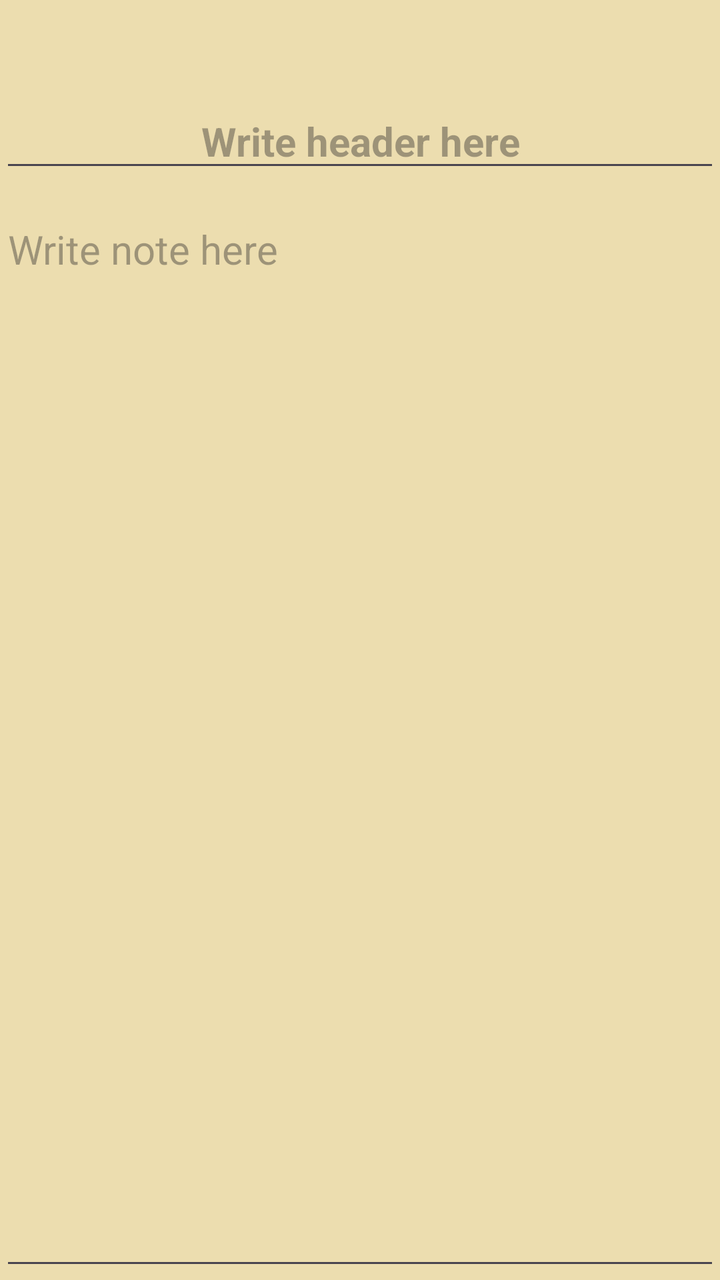
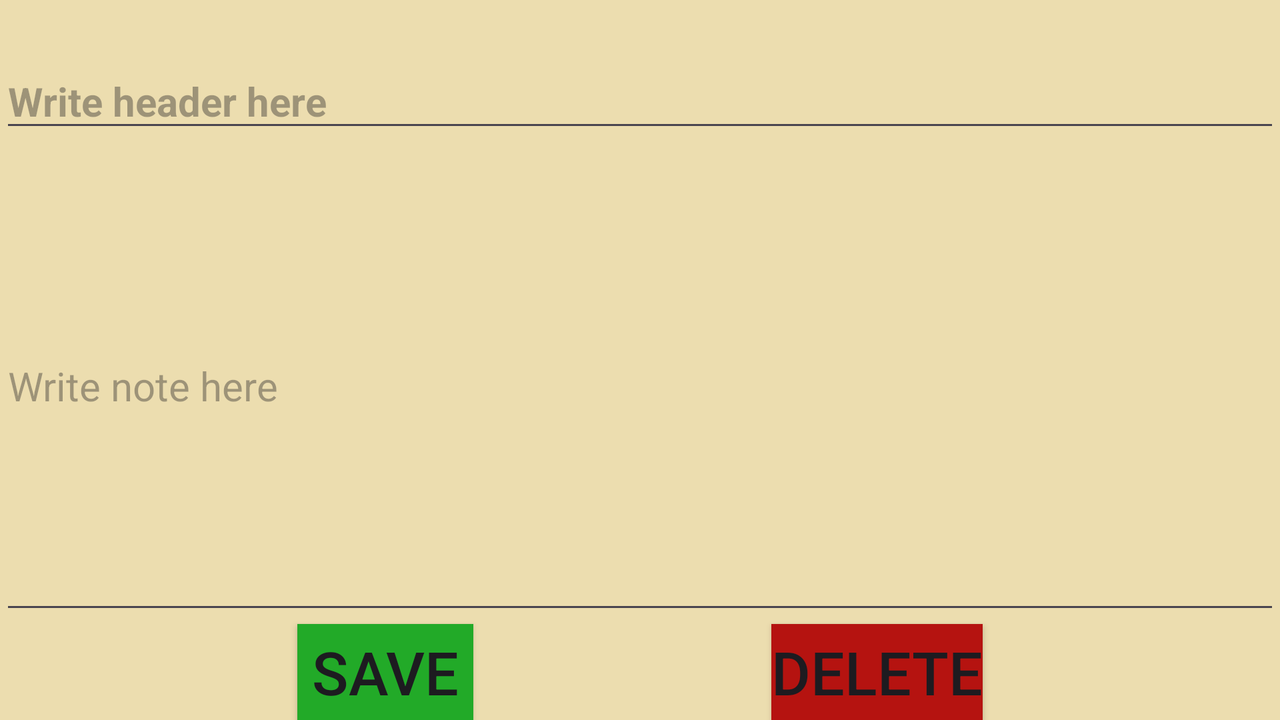

Two renders of one Android screen. The first uses the default layout on a phone; the second uses the alternative layout the repository ships for a different screen configuration, on a matching device. The two XML files are below.
<!-- AndroidManifest.xml: application theme Theme.NotesByPronin -->
<!-- res/layout/fragment_full_screen.xml -->
<?xml version="1.0" encoding="utf-8"?>
<FrameLayout xmlns:android="http://schemas.android.com/apk/res/android"
    xmlns:app="http://schemas.android.com/apk/res-auto"
    xmlns:tools="http://schemas.android.com/tools"
    android:id="@+id/fullFragment"
    android:layout_width="match_parent"
    android:layout_height="match_parent"
    android:background="@color/FullScreenFragmentBackground"
    tools:context=".FullScreenFragment">

    <androidx.constraintlayout.widget.ConstraintLayout
        android:layout_width="match_parent"
        android:layout_height="match_parent">

        <TextView
            android:id="@+id/dateText"
            android:layout_width="match_parent"
            android:layout_height="wrap_content"
            android:layout_marginTop="@dimen/buttonMarginPort"
            android:clickable="true"
            android:gravity="center"
            android:text=""
            android:textSize="@dimen/regularText"
            app:layout_constraintEnd_toEndOf="parent"
            app:layout_constraintStart_toStartOf="parent"
            app:layout_constraintTop_toTopOf="parent" />

        <androidx.appcompat.widget.AppCompatEditText
            android:id="@+id/noteHeader"
            android:layout_width="match_parent"
            android:layout_height="wrap_content"
            android:layout_marginTop="@dimen/buttonMarginPort"
            android:gravity="center"
            android:hint="@string/write_header_here"
            android:textSize="@dimen/regularText"
            android:textStyle="bold"
            app:layout_constraintEnd_toEndOf="parent"
            app:layout_constraintStart_toStartOf="parent"
            app:layout_constraintTop_toBottomOf="@id/dateText" />

        <androidx.appcompat.widget.AppCompatEditText
            android:id="@+id/noteText"
            android:layout_width="match_parent"
            android:layout_height="0dp"
            android:layout_marginTop="@dimen/buttonMarginPort"
            android:gravity="top"
            android:hint="@string/write_note_here"
            android:textSize="@dimen/regularText"
            app:layout_constraintBottom_toBottomOf="parent"
            app:layout_constraintEnd_toEndOf="parent"
            app:layout_constraintStart_toStartOf="parent"
            app:layout_constraintTop_toBottomOf="@+id/noteHeader" />

    </androidx.constraintlayout.widget.ConstraintLayout>
</FrameLayout>
<!-- resources referenced by this layout -->
<resources>
  <color name="FullScreenFragmentBackground">#ECDDAF</color>
  <dimen name="buttonMarginPort">10dp</dimen>
  <dimen name="regularText">20sp</dimen>
  <string name="write_header_here">Write header here</string>
  <string name="write_note_here">Write note here</string>
  <style name="Theme.NotesByPronin" parent="Base.Theme.NotesByPronin" />
  <style name="Base.Theme.NotesByPronin" parent="Theme.Material3.DayNight.NoActionBar">
          
          
      </style>
</resources>
<!-- res/layout-land/fragment_full_screen.xml (the repository's variant of the layout above) -->
<!-- drawn on the phone turned sideways -->
<?xml version="1.0" encoding="utf-8"?>
<FrameLayout xmlns:android="http://schemas.android.com/apk/res/android"
    xmlns:app="http://schemas.android.com/apk/res-auto"
    xmlns:tools="http://schemas.android.com/tools"
    android:id="@+id/fullFragment"
    android:layout_width="match_parent"
    android:layout_height="match_parent"
    android:background="@color/FullScreenFragmentBackground"
    tools:context=".FullScreenFragment">

    <androidx.constraintlayout.widget.ConstraintLayout
        android:layout_width="match_parent"
        android:layout_height="match_parent">

        <androidx.appcompat.widget.AppCompatTextView
            android:id="@+id/dateText"
            android:layout_width="match_parent"
            android:layout_height="wrap_content"
            android:clickable="true"
            android:text=""
            android:textSize="@dimen/regularTextLend"
            app:layout_constraintEnd_toEndOf="parent"
            app:layout_constraintStart_toStartOf="parent"
            app:layout_constraintTop_toTopOf="parent"
            app:layout_constraintBottom_toTopOf="@id/noteHeader"/>

        <androidx.appcompat.widget.AppCompatEditText
            android:id="@+id/noteHeader"
            android:layout_width="match_parent"
            android:layout_height="wrap_content"
            android:hint="@string/write_header_here"
            android:text=""
            android:textSize="@dimen/regularTextLend"
            android:textStyle="bold"
            app:layout_constraintBottom_toTopOf="@+id/noteText"
            app:layout_constraintEnd_toEndOf="parent"
            app:layout_constraintStart_toStartOf="parent"
            app:layout_constraintTop_toBottomOf="@id/dateText"/>

        <androidx.appcompat.widget.AppCompatEditText
            android:id="@+id/noteText"
            android:layout_width="match_parent"
            android:layout_height="0dp"
            android:hint="@string/write_note_here"
            android:text=""
            android:textSize="@dimen/regularTextLend"
            app:layout_constraintTop_toBottomOf="@id/noteHeader"
            app:layout_constraintBottom_toTopOf="@+id/fullScreenBarrierLand"
            app:layout_constraintEnd_toEndOf="parent"
            app:layout_constraintStart_toStartOf="parent" />

        <androidx.constraintlayout.widget.Barrier
            android:id="@+id/fullScreenBarrierLand"
            android:layout_width="wrap_content"
            android:layout_height="wrap_content"
            app:barrierDirection="top" />

        <androidx.appcompat.widget.AppCompatButton
            android:id="@+id/buttonSave"
            android:layout_width="wrap_content"
            android:layout_height="wrap_content"
            android:background="@color/green"
            android:text="@string/save"
            android:textSize="@dimen/headerTextLand"
            app:layout_constraintBottom_toBottomOf="parent"
            app:layout_constraintEnd_toStartOf="@+id/buttonDelete"
            app:layout_constraintStart_toStartOf="parent"
            app:layout_constraintTop_toBottomOf="@id/fullScreenBarrierLand"/>

        <androidx.appcompat.widget.AppCompatButton
            android:id="@+id/buttonDelete"
            android:layout_width="wrap_content"
            android:layout_height="wrap_content"
            android:background="@color/red"
            android:text="@string/delete"
            android:textSize="@dimen/headerTextLand"
            app:layout_constraintBottom_toBottomOf="parent"
            app:layout_constraintEnd_toEndOf="parent"
            app:layout_constraintTop_toBottomOf="@id/fullScreenBarrierLand"
            app:layout_constraintStart_toEndOf="@id/buttonSave"/>

    </androidx.constraintlayout.widget.ConstraintLayout>
</FrameLayout>
<!-- resources referenced by the variant -->
<!-- as the phone turned sideways resolves them -->
<resources>
  <color name="FullScreenFragmentBackground">#ECDDAF</color>
  <color name="green">#22AA28</color>
  <color name="red">#B51310</color>
  <dimen name="headerTextLand">30sp</dimen>
  <dimen name="regularTextLend">20sp</dimen>
  <string name="delete">Delete</string>
  <string name="save">Save</string>
  <string name="write_header_here">Write header here</string>
  <string name="write_note_here">Write note here</string>
  <style name="Theme.NotesByPronin" parent="Base.Theme.NotesByPronin" />
  <style name="Base.Theme.NotesByPronin" parent="Theme.Material3.DayNight.NoActionBar">
          
          
      </style>
</resources>
